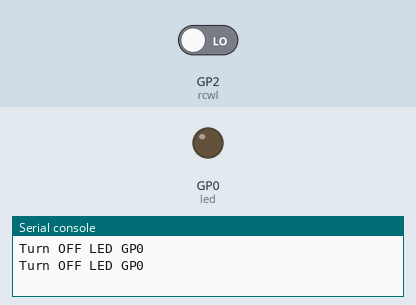
Recording of a program running on a simulated Raspberry Pi Pico running CircuitPython. Parts: output pins drawn as LEDs (lit = HIGH), the last lines printed to the serial console. Dashed ring = blinking. The test bench sets the inputs (shaded band); at power-on: GP2 (rcwl) LOW.

Above: at 1.2 s.
1.3 s: GP2 (rcwl) driven HIGH
At 2.6 s:
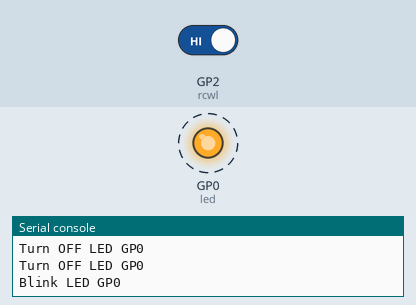
5.4 s: GP2 (rcwl) driven LOW
At 6.1 s:
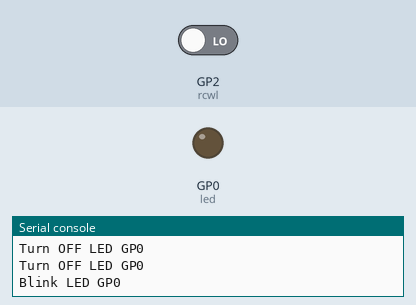
Timing chart, 0 to 8.4 s (numbered marks = the images above; inputs shaded):
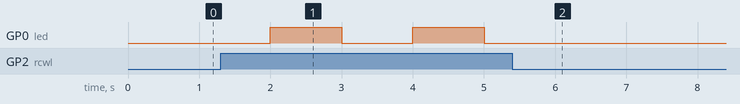

The program:

11microwave_radar.py
```python
"""
Example for Pi Pico W. Blink An External LED (GP0) if:
Microwave Radar Sensor detected Human Body Motion

Reference:
[1] https://my.cytron.io/p-microwave-radar-human-motion-sensor
[2] https://create.arduino.cc/projecthub/remnis/coolest-motion-detection-sensor-ever-d2d688
[3] https://github.com/jdesbonnet/RCWL-0516
"""

import time
import board
import digitalio

led = digitalio.DigitalInOut(board.GP0)
led.direction = digitalio.Direction.OUTPUT

rcwl = digitalio.DigitalInOut(board.GP2)
rcwl.direction = digitalio.Direction.INPUT

def blinkled():
    print("Blink LED GP0")
    led.value = True
    time.sleep(1)
    led.value = False
    time.sleep(1)
    led.value = True
    time.sleep(1)
    led.value = False
    time.sleep(1)

def ledoff():
    led.value = False
    print("Turn OFF LED GP0")

while True:
    if rcwl.value== True:
        blinkled()
    else:
        ledoff()

    time.sleep(1)
```

Measured:
- after the input at 1.3 s, GP0 (led): alternates HIGH for 1.0 s and LOW for 1.0 s, starting after 0.70 s
- after the input at 5.4 s, GP0 (led): stops changing and stays LOW
